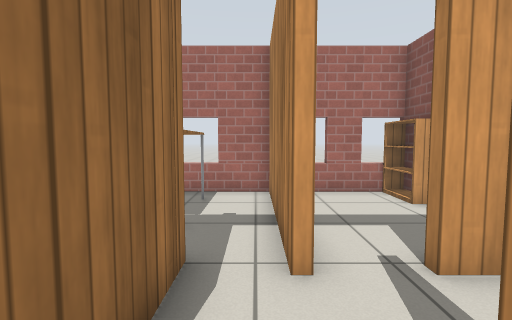
[1] (above)

13 first-person views from a walk through a world built for the Gazebo simulator. The camera is 0.9 m above the floor, tilts 4° down and sees 85° across. The floor is counted in squares, 0.5 m on a side. Each view is taken from the middle of a square. On the plan, view 1 faces up. The plan holds only what a view shows up to about 15 squares ahead; the rest is blank. Simple patterns stand in for the simulator's built-in surfaces.

[2]
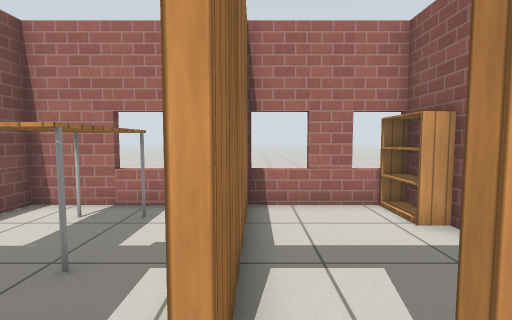

[3]
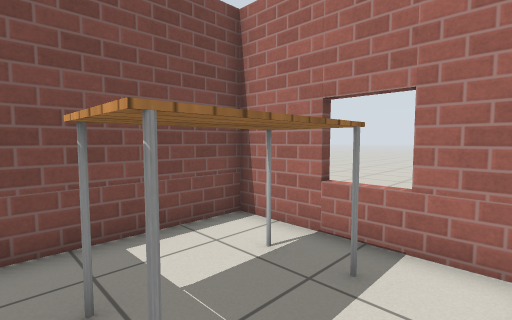

[4]
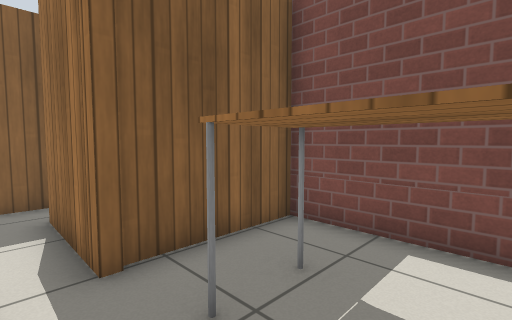

[5]
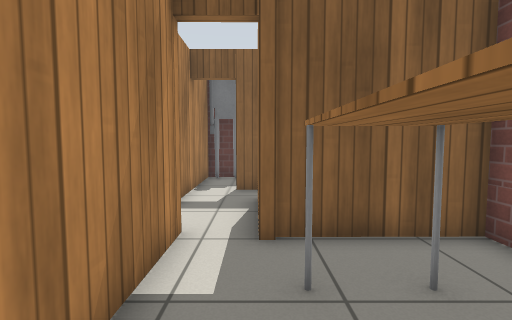

[6]
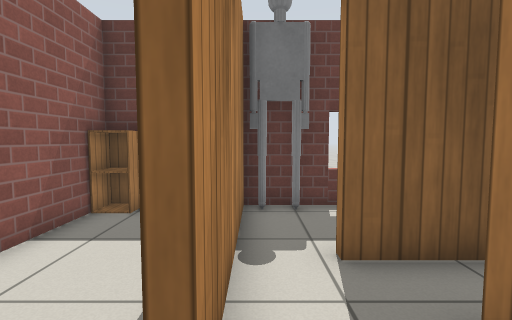

[7]
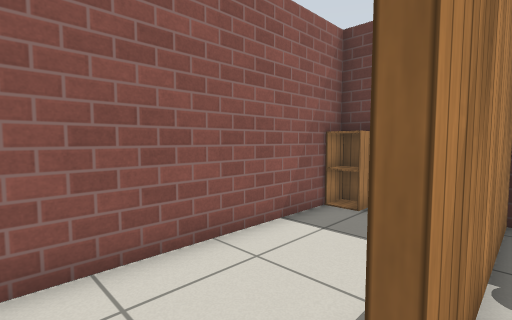

[8]
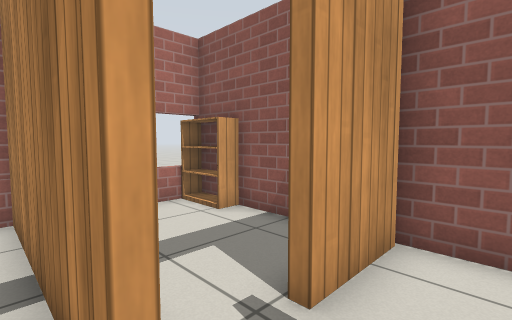

[9]
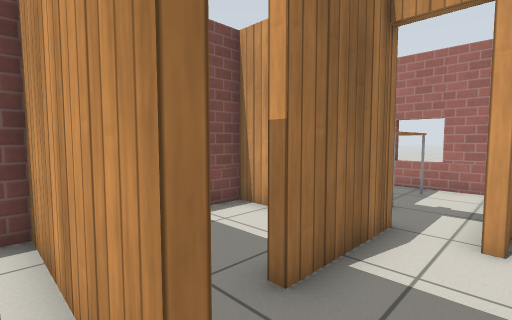

[10]
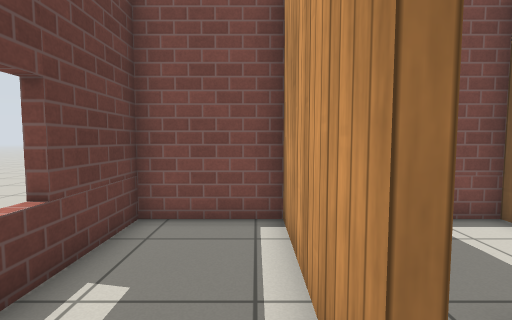

[11]
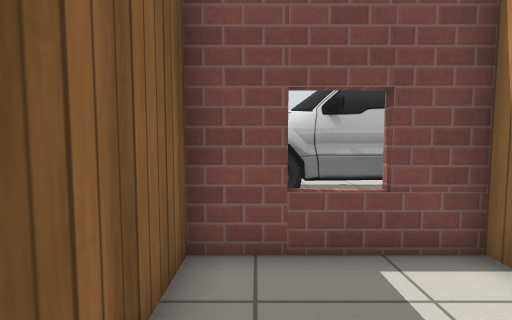

[12]
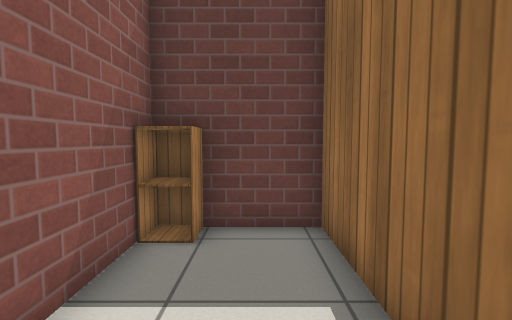

[13]
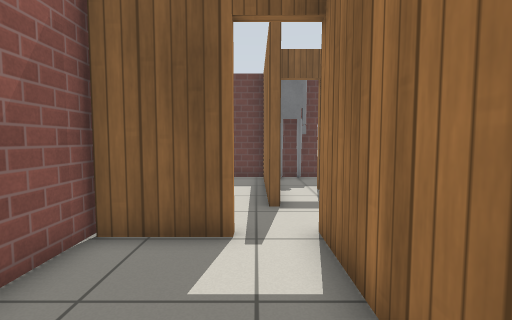

### Floor plan
Points are (right, up) in squares from view 1. A wall is a line through its corners. A room is listed if a view was taken in it or the views show most of it. See-through windows are left out.
Room 1 (views 1, 11)
walls: (1.3, -1) (1.3, 1.5); (-1.5, -1.1) (-0.3, -1.1); (-1.1, 1.5) (-1.1, 0.5)
ways out: opening at (0.5, 1) to room 2; open door at (0.5, -1) to room 4; opening at (-1, 0) to room 7
Room 2 (views 2, 6, 7, 8)
walls: (0.8, 3.6) (0.5, 3.6); (-1.1, 4.1) (-1.1, 1.5)
ways out: opening at (0.5, 1) to room 1; open door at (0.5, 4) to room 3; opening at (2, 2.5) to room 5
Room 3 (views 3, 4, 5)
walls: (0.5, 3.6) (0.5, 9.7) (-5.3, 9.7) (-5.3, 3.9) (-1.4, 3.9)
ways out: open door at (0.5, 4) to room 2
objects: table (-3, 6) to (-2, 8)
Room 4 (views 9, 10)
walls: (-0.3, -1.4) (-5.3, -1.4) (-5.3, -4.7) (1.3, -4.7) (1.3, -1)
ways out: open door at (0.5, -1) to room 1
objects: other object (0, -4)
Room 5 (view 12)
walls: (1.3, 1.5) (1.6, 1.5) (1.6, -4.7) (5.1, -4.7) (5.1, 4); (5, 3.6) (2.4, 3.6)
ways out: opening at (2, 2.5) to room 2
objects: cabinet (4, -4) to (5, -4)
Room 6 (view 13)
walls: (2.4, 3.9) (5, 3.9); (5.3, 9.7) (0.8, 9.7) (0.8, 3.6); (5.1, 4) (5.1, 8.5)
objects: bookshelf (5, 9)
Room 7 (no view inside)
walls: (-4.1, 3.6) (-5.3, 3.6) (-5.3, -1.1) (-1.5, -1.1)
ways out: opening at (-1, 0) to room 1

Positions as (right, up) in squares from view 1, and headings:
1: (0, 0), facing up
2: (1, 2), facing up
3: (0, 5), facing up-left
4: (0, 8), facing down-left
5: (-1, 9), facing down
6: (1, 3), facing down
7: (1, 3), facing down-right
8: (0, 2), facing up-right
9: (1, -2), facing up-left
10: (1, -2), facing left
11: (-1, 0), facing left
12: (3, 1), facing down
13: (2, 9), facing down
